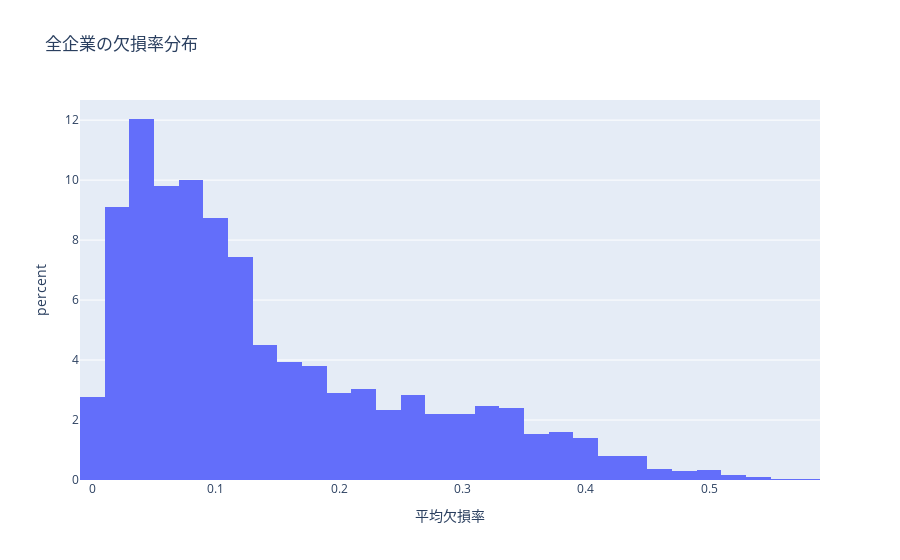

The code cell stored with this chart in its notebook:
### Markdown cell above
### ☑️ 企業コードごとの欠損率の傾向を確認

### Code cell
# コードごとに欠損率を計算
missing_score = (
    df_ALL_DATAs
    .drop("年度",axis=1)
    .groupby("コード")
    .agg(lambda x: x.isnull().mean())  # 各列ごとの欠損率
    .mean(axis=1)                      # 列平均
    .reset_index(name="平均欠損率")
)
#display(missing_score)
fig = px.histogram(missing_score, x="平均欠損率",nbins=50,
    title="全企業の欠損率分布", labels={"平均欠損率": "平均欠損率"},histnorm="percent")
fig.show()

### Figure 1 — Plotly figure (JSON) as saved in the notebook; plotly's stock layout.template omitted (floating-point values rounded to 4 significant figures; data arrays with more than 128 entries replaced by an {"elided": "..."} marker saying what was removed)
{"data": [{"bingroup": "x", "histnorm": "percent", "hovertemplate": "平均欠損率=%{x}<br>percent=%{y}<extra></extra>", "legendgroup": "", "marker": {"color": "#636efa", "pattern": {"shape": ""}}, "name": "", "nbinsx": 50, "orientation": "v", "showlegend": false, "type": "histogram", "x": {"elided": "4461 float values"}, "xaxis": "x", "yaxis": "y"}], "layout": {"barmode": "relative", "legend": {"tracegroupgap": 0}, "title": {"text": "全企業の欠損率分布"}, "xaxis": {"anchor": "y", "domain": [0, 1], "title": {"text": "平均欠損率"}}, "yaxis": {"anchor": "x", "domain": [0, 1], "title": {"text": "percent"}}}}
